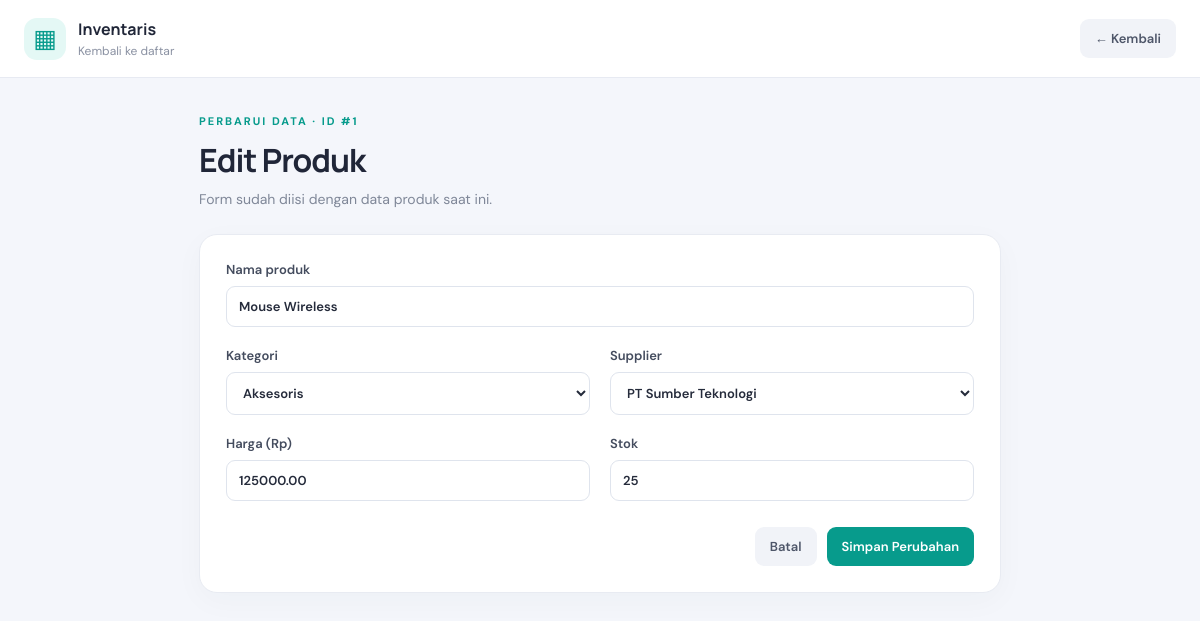
The page /edit.php?id=1 on the database its author committed.
### tables this page shows
CREATE TABLE products (
    id INT AUTO_INCREMENT PRIMARY KEY,
    name VARCHAR(150) NOT NULL,
    category_id INT NOT NULL,
    supplier_id INT NOT NULL,
    price DECIMAL(12,2) NOT NULL DEFAULT 0,
    stock INT NOT NULL DEFAULT 0,
    created_at TIMESTAMP DEFAULT CURRENT_TIMESTAMP,
    CONSTRAINT fk_products_category FOREIGN KEY (category_id)
        REFERENCES categories(id) ON UPDATE CASCADE ON DELETE RESTRICT,
    CONSTRAINT fk_products_supplier FOREIGN KEY (supplier_id)
        REFERENCES suppliers(id) ON UPDATE CASCADE ON DELETE RESTRICT
);

CREATE TABLE categories (
    id INT AUTO_INCREMENT PRIMARY KEY,
    name VARCHAR(100) NOT NULL UNIQUE
);

CREATE TABLE suppliers (
    id INT AUTO_INCREMENT PRIMARY KEY,
    name VARCHAR(100) NOT NULL,
    phone VARCHAR(20) NOT NULL
);

### edit.php (the view, shortened to what this page needs)
<?php
function e(mixed $v): string { return htmlspecialchars((string)$v, ENT_QUOTES, 'UTF-8'); }
$errors = [];
$id = filter_input(INPUT_GET, 'id', FILTER_VALIDATE_INT);
try {
    $pdo = Database::getInstance()->getConnection();
    $categories = $pdo->query('SELECT id, name FROM categories ORDER BY name')->fetchAll();
    $suppliers = $pdo->query('SELECT id, name FROM suppliers ORDER BY name')->fetchAll();
    $stmt = $pdo->prepare('SELECT * FROM products WHERE id = ?');
    $stmt->execute([$id]); $product = $stmt->fetch();
    $name = $product['name']; $categoryId = (string)$product['category_id']; $supplierId = (string)$product['supplier_id']; $price = (string)$product['price']; $stock = (string)$product['stock'];
} catch (Throwable $ex) { error_log($ex->getMessage()); $errors[] = 'Terjadi kesalahan. Periksa koneksi database dan data pilihan.'; }
?>
<!doctype html><html lang="id"><head><meta charset="utf-8"><meta name="viewport" content="width=device-width, initial-scale=1"><title>Edit Produk</title><link rel="stylesheet" href="assets/style.css"></head>
<body><header class="topbar"><a class="brand brand-link" href="index.php"><span class="brand-icon">▦</span><div><strong>Inventaris</strong><small>Kembali ke daftar</small></div></a><a class="button light" href="index.php">← Kembali</a></header>
<main class="container narrow"><section class="hero"><p class="eyebrow">PERBARUI DATA · ID #<?= (int)$id ?></p><h1>Edit Produk</h1><p class="muted">Form sudah diisi dengan data produk saat ini.</p></section>
<section class="panel form-panel">
<form method="post" class="form-grid"><input type="hidden" name="id" value="<?= (int)$id ?>">
<label class="full">Nama produk<input name="name" maxlength="150" required value="<?= e($name) ?>"></label>
<label>Kategori<select name="category_id" required><option value="">Pilih kategori</option><?php foreach ($categories as $c): ?><option value="<?= (int)$c['id'] ?>" <?= $categoryId === (string)$c['id'] ? 'selected' : '' ?>><?= e($c['name']) ?></option><?php endforeach; ?></select></label>
<label>Supplier<select name="supplier_id" required><option value="">Pilih supplier</option><?php foreach ($suppliers as $s): ?><option value="<?= (int)$s['id'] ?>" <?= $supplierId === (string)$s['id'] ? 'selected' : '' ?>><?= e($s['name']) ?></option><?php endforeach; ?></select></label>
<label>Harga (Rp)<input type="number" name="price" min="0" step="0.01" required value="<?= e($price === -1 ? '' : $price) ?>"></label>
<label>Stok<input type="number" name="stock" min="0" step="1" required value="<?= e($stock === false ? '' : $stock) ?>"></label>
<div class="form-actions full"><a class="button light" href="index.php">Batal</a><button class="button primary" type="submit">Simpan Perubahan</button></div>
</form></section></main></body></html>

### assets/style.css (style rules this page uses)
:root { font-family:'DM Sans',Arial,sans-serif;color:#202638;background:#f4f6fb;font-synthesis:none }
* { box-sizing:border-box }
body { margin:0;min-height:100vh }
.topbar { height:78px;padding:0 max(24px,calc((100% - 1180px)/2));display:flex;align-items:center;justify-content:space-between;background:#fff;border-bottom:1px solid #e7eaf2 }
.brand { display:flex;gap:12px;align-items:center;color:#202638 }
.brand-link { text-decoration:none }
.brand-icon { display:grid;place-items:center;width:42px;height:42px;border-radius:13px;background:#e4f8f5;color:#079b8c;font-size:25px;font-weight:700 }
.brand strong { display:block;font-family:Manrope,sans-serif;font-size:16px }
.brand small { display:block;color:#8a91a2;font-size:12px;margin-top:3px }
.container { max-width:1180px;margin:0 auto;padding:36px 24px 24px }
.narrow { max-width:850px }
.hero { margin:0 0 26px }
.eyebrow { font-size:11px;letter-spacing:2px;font-weight:700;color:#079b8c;margin:0 0 10px }
.hero h1 { font-family:Manrope,sans-serif;font-size:32px;letter-spacing:-1px;margin:0 0 8px }
.muted { color:#7f8798;font-size:14px;margin:0 }
.panel { background:#fff;border:1px solid #e8ebf2;border-radius:18px;box-shadow:0 8px 30px #25314d08;overflow:hidden }
input,select { font:inherit;border:1px solid #dfe4ed;border-radius:9px;background:#fff;padding:11px 12px;color:#252b3b;outline:none;min-width:0 }
.button { font:600 13px 'DM Sans',sans-serif;display:inline-flex;align-items:center;justify-content:center;gap:6px;border:0;border-radius:9px;padding:11px 15px;text-decoration:none;cursor:pointer;white-space:nowrap }
.primary { background:#079b8c;color:white }
.light { background:#f1f3f8;color:#4e5669 }
.form-panel { padding:26px }
.form-grid { display:grid;grid-template-columns:1fr 1fr;gap:20px }
.form-grid label { display:flex;flex-direction:column;gap:8px;color:#444c5e;font-weight:600;font-size:13px }
.form-grid .full { grid-column:1/-1 }
.form-actions { display:flex;justify-content:flex-end;gap:10px;padding-top:6px }

### rows shown on the page
products: name "Mouse Wireless", category_id "Aksesoris", supplier_id "PT Sumber Teknologi", price "125000.00", stock "25"

### other values the page prints
$id "1"
